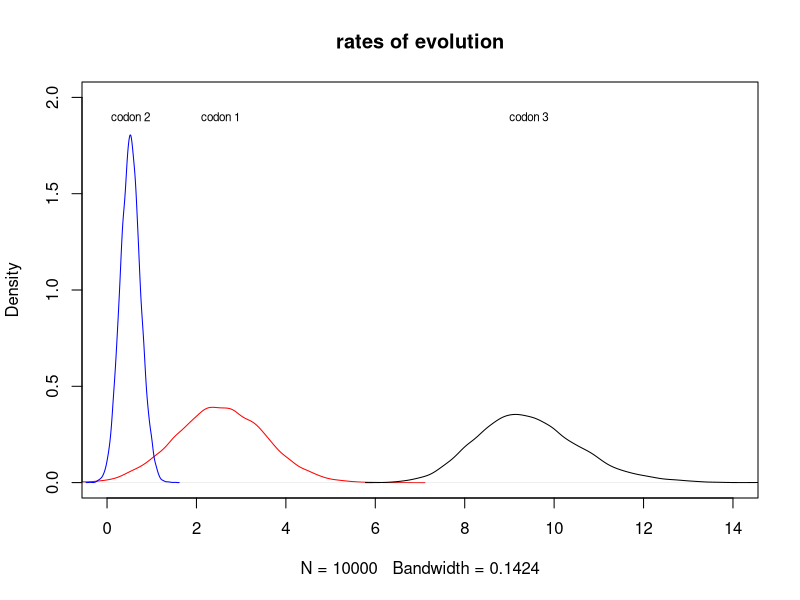

Write the R code that produced this figure.
## ---- chunk 1
knitr::opts_chunk$set(echo = TRUE)
## ---- chunk 2
# probabilities in the field
p_a <- .05
p_b <- .95

# conditional probabilities for color give species
p_rc_a <- .5
p_rc_b <- .02
## ---- chunk 3
p_a_rc <- (p_rc_a * p_a) / (p_rc_a * p_a + p_rc_b * p_b)
p_a_rc
## ---- chunk 4
# our updated prior on the probability that our individual is species a
up_a <- p_a_rc
# probability of marker if species a
p_m_a <- .1
# probability of marker if species b
p_m_b <- .5

p_a_m <- (p_m_a * up_a) / (p_m_a * up_a + p_m_b * (1-up_a))
p_a_m
## ---- chunk 5
# our updated prior on the probability that our individual is species a
up_a <- p_a_m
# probability that positive for species a if species a
p_pta_a <- .7
# probability that positive for species a if species b
p_pta_b <- .02

p_a_pta <- (p_pta_a * up_a) / (p_pta_a * up_a + p_pta_b * (1-up_a))
p_a_pta
## ---- chunk 6
log <- read.csv("data/mcmc.log.csv")
plot(density(log$codon1),ylim=c(0,2),xlim=c(0,14), col="red",main="rates of evolution")
lines(density(log$codon2),col="blue")
lines(density(log$codon3))
text(x=mean(log$codon1), y=1.9, "codon 1", cex=.7)
text(x=mean(log$codon2), y=1.9, "codon 2", cex=.7)
text(x=mean(log$codon3), y=1.9, "codon 3", cex=.7)


## ---- chunk 7
library(coda)
HPDinterval(as.mcmc(log$codon1))
HPDinterval(as.mcmc(log$codon2))
HPDinterval(as.mcmc(log$codon3))
